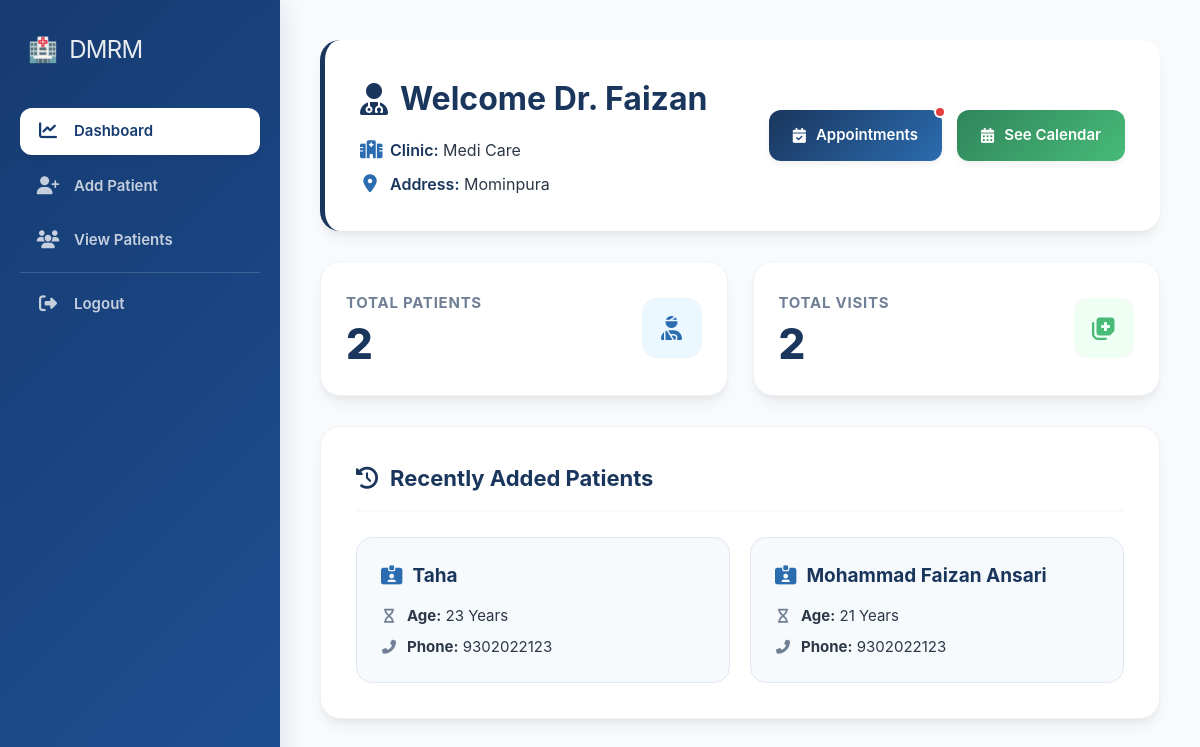
Screenshot of /dashboard (signed in) with the database file from the repository.
### tables this page shows
CREATE TABLE doctors (
        id INTEGER PRIMARY KEY AUTOINCREMENT,
        name TEXT,
        email TEXT UNIQUE,
        password TEXT,
        clinic_name TEXT,
        clinic_address TEXT
    );

CREATE TABLE patients (
        id INTEGER PRIMARY KEY AUTOINCREMENT,
        doctor_id INTEGER,
        name TEXT,
        age INTEGER,
        gender TEXT,
        phone TEXT,
        email TEXT,
        disease TEXT,
        blood_group TEXT,
        address TEXT,
        report TEXT,
        FOREIGN KEY(doctor_id) REFERENCES doctors(id)
    );

### app.py (the view)
@app.route("/dashboard")
def dashboard():
    if not is_logged_in() or session.get("role") != "admin":
        return redirect("/login")
    conn = sqlite3.connect(DATABASE, timeout=20)
    conn.row_factory = sqlite3.Row
    cur = conn.cursor()
    doctor_id = session.get("doctor_id")
    cur.execute("SELECT * FROM doctors WHERE id=?", (doctor_id,))
    doctor = cur.fetchone()
    cur.execute("SELECT COUNT(*) FROM patients WHERE doctor_id=?", (doctor_id,))
    total_patients = cur.fetchone()[0]
    cur.execute("SELECT COUNT(*) FROM visits WHERE patient_id IN (SELECT id FROM patients WHERE doctor_id=?)", (doctor_id,))
    total_visits = cur.fetchone()[0]
    cur.execute("SELECT COUNT(*) FROM appointments WHERE status='pending' AND doctor_id=?", (doctor_id,))
    pending_appointments = cur.fetchone()[0]
    cur.execute("""
        SELECT id, name, age, phone
        FROM patients
        WHERE doctor_id=?
        ORDER BY id DESC
        LIMIT 5
    """, (doctor_id,))
    recent_patients = cur.fetchall()
    conn.close()
    return render_template(
        "dashboard.html",
        doctor=doctor,
        total_patients=total_patients,
        total_visits=total_visits,
        recent_patients=recent_patients,
        pending_appointments=pending_appointments
    )

### app.py (called while the page is built)
def is_logged_in():
    return session.get("logged_in")

### templates/dashboard.html (shortened to what this page needs)
{% extends "base.html" %}
{% block content %}
<link rel="stylesheet" href="https://cdnjs.cloudflare.com/ajax/libs/font-awesome/6.5.1/css/all.min.css"/>
<div class="dashboard-wrapper">
    <div class="dd-header">
        <div class="dd-welcome">
            <h1>
                <i class="fa-solid fa-user-doctor"></i> Welcome Dr. {{ doctor.name }}
            </h1>
            <div class="dd-welcome-details">
                <div class="clinic-info-item">
                    <i class="fa-solid fa-hospital"></i>
                    <span><b>Clinic:</b> {{ doctor.clinic_name }}</span>
                </div>
                <div class="clinic-info-item">
                    <i class="fa-solid fa-location-dot"></i>
                    <span><b>Address:</b> {{ doctor.clinic_address }}</span>
                </div>
            </div>
        </div>
        <div class="dd-actions">
            <a href="/appointments" class="dd-action-btn dd-blue">
                <i class="fa-solid fa-calendar-check"></i> Appointments
                {% if pending_appointments > 0 %}
                    <span class="dd-dot"></span>
                {% endif %}
            </a>
            <a href="/appointment_calendar" class="dd-action-btn dd-green">
                <i class="fa-solid fa-calendar-days"></i> See Calendar
            </a>
        </div>
    </div>
    <div class="dd-stats">
        <div class="dd-stat-box">
            <div class="dd-stat-box-content">
                <h3>Total Patients</h3>
                <h1>{{ total_patients }}</h1>
            </div>
            <div class="dd-stat-icon-wrapper dd-stat-blue-icon">
                <i class="fa-solid fa-user-injured"></i>
            </div>
        </div>
        <div class="dd-stat-box">
            <div class="dd-stat-box-content">
                <h3>Total Visits</h3>
                <h1>{{ total_visits }}</h1>
            </div>
            <div class="dd-stat-icon-wrapper dd-stat-green-icon">
                <i class="fa-solid fa-notes-medical"></i>
            </div>
        </div>
    </div>
    <div class="dd-patients">
        <h2>
            <i class="fa-solid fa-clock-rotate-left"></i> Recently Added Patients
        </h2>
        <div class="dd-patient-grid">
            {% for patient in recent_patients %}
                <div class="dd-patient-card">
                    <h3>
                        <i class="fa-solid fa-id-card-clip"></i> {{ patient.name }}
                    </h3>
                    <div class="dd-patient-meta">
                        <p>
                            <i class="fa-solid fa-hourglass"></i>
                            <span><b>Age:</b> {{ patient.age }} Years</span>
                        </p>
                        <p>
                            <i class="fa-solid fa-phone-flip"></i>
                            <span><b>Phone:</b> {{ patient.phone }}</span>
                        </p>
                    </div>
                </div>
            {% else %}
                <div class="dd-no-patients-box">
                    <i class="fa-solid fa-users-slash" style="display: block; font-size: 36px; margin-bottom: 12px; color: var(--text-muted);"></i>
                    No patient records found inside your medical registry directory yet.
                </div>
            {% endfor %}
        </div>
    </div>
</div>
{% endblock %}

### templates/dashboard.html (style rules this page uses)
:root { --primary-color: #1a365d; --primary-light: #2b6cb0; --accent-success: #2f855a; --accent-success-light: #48bb78; --bg-light: #f7fafc; --text-dark: #2d3748; --text-muted: #718096; --card-shadow: 0 10px 15px -3px rgba(0, 0, 0, 0.05), 0 4px 6px -2px rgba(0, 0, 0, 0.05); --transition-smooth: all 0.25s ease-in-out; }
.dashboard-wrapper { width: 100%; font-family: -apple-system, BlinkMacSystemFont, "Segoe UI", Roboto, Helvetica, Arial, sans-serif; color: var(--text-dark); }
.dd-header { background: #ffffff; padding: 35px; border-radius: 20px; display: grid; grid-template-columns: 1fr auto; align-items: center; gap: 30px; box-shadow: var(--card-shadow); margin-bottom: 30px; border-left: 5px solid var(--primary-color); }
.dd-welcome h1 { font-size: 32px; font-weight: 700; color: var(--primary-color); margin: 0 0 15px 0; display: flex; align-items: center; gap: 12px; }
.dd-welcome-details { display: flex; flex-direction: column; gap: 10px; }
.clinic-info-item { display: flex; align-items: center; gap: 10px; font-size: 16px; color: var(--text-dark); }
.clinic-info-item i { color: var(--primary-light); font-size: 18px; width: 20px; text-align: center; }
.clinic-info-item b { color: var(--primary-color); font-weight: 600; }
.dd-actions { display: flex; gap: 15px; }
.dd-action-btn { text-decoration: none; color: #ffffff; padding: 14px 24px; border-radius: 12px; font-size: 15px; font-weight: 600; transition: var(--transition-smooth); position: relative; display: inline-flex; align-items: center; gap: 10px; box-shadow: 0 4px 6px rgba(0, 0, 0, 0.05); }
.dd-blue { background: linear-gradient(135deg, var(--primary-color), var(--primary-light)); }
.dd-green { background: linear-gradient(135deg, var(--accent-success), var(--accent-success-light)); }
.dd-dot { position: absolute; top: -4px; right: -4px; width: 12px; height: 12px; background: #e53e3e; border-radius: 50%; border: 2px solid #ffffff; animation: pulseBadge 2s infinite; }
.dd-stats { display: grid; grid-template-columns: repeat(auto-fit, minmax(240px, 1fr)); gap: 25px; margin-bottom: 30px; }
.dd-stat-box { background: #ffffff; padding: 30px 25px; border-radius: 20px; box-shadow: var(--card-shadow); position: relative; overflow: hidden; display: flex; align-items: center; justify-content: space-between; border: 1px solid #edf2f7; transition: var(--transition-smooth); }
.dd-stat-box-content h3 { font-size: 15px; text-transform: uppercase; letter-spacing: 0.05em; color: var(--text-muted); margin: 0 0 8px 0; font-weight: 700; }
.dd-stat-box-content h1 { font-size: 42px; font-weight: 800; color: var(--primary-color); margin: 0; line-height: 1; }
.dd-stat-icon-wrapper { width: 60px; height: 60px; border-radius: 14px; display: flex; align-items: center; justify-content: center; font-size: 24px; }
.dd-stat-blue-icon { background: #ebf8ff; color: var(--primary-light); }
.dd-stat-green-icon { background: #f0fff4; color: var(--accent-success-light); }
.dd-patients { background: #ffffff; padding: 35px; border-radius: 20px; box-shadow: var(--card-shadow); border: 1px solid #edf2f7; }
.dd-patients h2 { font-size: 22px; font-weight: 700; color: var(--primary-color); margin: 0 0 25px 0; display: flex; align-items: center; gap: 12px; padding-bottom: 15px; border-bottom: 2px solid #f7fafc; }
.dd-patient-grid { display: grid; grid-template-columns: repeat(auto-fit, minmax(300px, 1fr)); gap: 20px; }
.dd-patient-card { background: var(--bg-light); padding: 24px; border-radius: 16px; border: 1px solid #e2e8f0; transition: var(--transition-smooth); display: flex; flex-direction: column; justify-content: space-between; }
.dd-patient-card h3 { color: var(--primary-color); margin: 0 0 15px 0; font-size: 19px; font-weight: 700; display: flex; align-items: center; gap: 10px; }
.dd-patient-card h3 i { color: var(--primary-light); }
.dd-patient-meta { display: flex; flex-direction: column; gap: 8px; }
.dd-patient-card p { font-size: 15px; color: var(--text-dark); margin: 0; display: flex; align-items: center; gap: 10px; }
.dd-patient-card p i { color: var(--text-muted); font-size: 14px; width: 16px; text-align: center; }

### rows the page displays
doctors: name "Faizan", clinic_name "Medi Care", clinic_address "Mominpura"
patients: name "Taha", age "23", phone "9302022123"
patients: name "Mohammad Faizan Ansari", age "21", phone "9302022123"

### other values shown
{{ total_patients }} "2"
{{ total_visits }} "2"
